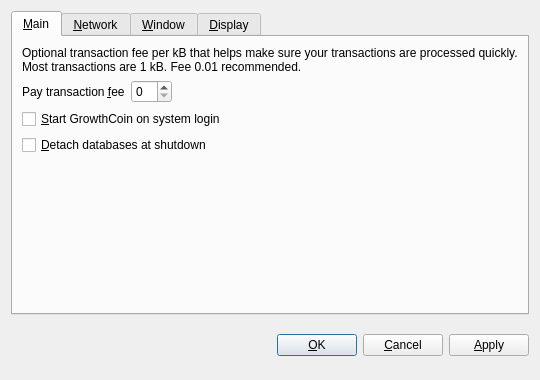
<?xml version="1.0" encoding="UTF-8"?>
<ui version="4.0">
 <class>OptionsDialog</class>
 <widget class="QDialog" name="OptionsDialog">
  <property name="geometry">
   <rect>
    <x>0</x>
    <y>0</y>
    <width>540</width>
    <height>380</height>
   </rect>
  </property>
  <property name="windowTitle">
   <string>Options</string>
  </property>
  <property name="modal">
   <bool>true</bool>
  </property>
  <layout class="QVBoxLayout" name="verticalLayout">
   <item>
    <widget class="QTabWidget" name="tabWidget">
     <property name="tabPosition">
      <enum>QTabWidget::North</enum>
     </property>
     <property name="currentIndex">
      <number>0</number>
     </property>
     <widget class="QWidget" name="tabMain">
      <attribute name="title">
       <string>&amp;Main</string>
      </attribute>
      <layout class="QVBoxLayout" name="verticalLayout_Main">
       <item>
        <widget class="QLabel" name="transactionFeeInfoLabel">
         <property name="text">
          <string>Optional transaction fee per kB that helps make sure your transactions are processed quickly. Most transactions are 1 kB. Fee 0.01 recommended.</string>
         </property>
         <property name="textFormat">
          <enum>Qt::PlainText</enum>
         </property>
         <property name="wordWrap">
          <bool>true</bool>
         </property>
        </widget>
       </item>
       <item>
        <layout class="QHBoxLayout" name="horizontalLayout_Main">
         <item>
          <widget class="QLabel" name="transactionFeeLabel">
           <property name="text">
            <string>Pay transaction &amp;fee</string>
           </property>
           <property name="textFormat">
            <enum>Qt::PlainText</enum>
           </property>
           <property name="buddy">
            <cstring>transactionFee</cstring>
           </property>
          </widget>
         </item>
         <item>
          <widget class="BitcoinAmountField" name="transactionFee"/>
         </item>
         <item>
          <spacer name="horizontalSpacer_Main">
           <property name="orientation">
            <enum>Qt::Horizontal</enum>
           </property>
           <property name="sizeHint" stdset="0">
            <size>
             <width>40</width>
             <height>20</height>
            </size>
           </property>
          </spacer>
         </item>
        </layout>
       </item>
       <item>
        <widget class="QCheckBox" name="bitcoinAtStartup">
         <property name="toolTip">
          <string>Automatically start GrowthCoin after logging in to the system.</string>
         </property>
         <property name="text">
          <string>&amp;Start GrowthCoin on system login</string>
         </property>
        </widget>
       </item>
       <item>
        <widget class="QCheckBox" name="detachDatabases">
         <property name="toolTip">
          <string>Detach block and address databases at shutdown. This means they can be moved to another data directory, but it slows down shutdown. The wallet is always detached.</string>
         </property>
         <property name="text">
          <string>&amp;Detach databases at shutdown</string>
         </property>
        </widget>
       </item>
       <item>
        <spacer name="verticalSpacer_Main">
         <property name="orientation">
          <enum>Qt::Vertical</enum>
         </property>
         <property name="sizeHint" stdset="0">
          <size>
           <width>20</width>
           <height>40</height>
          </size>
         </property>
        </spacer>
       </item>
      </layout>
     </widget>
     <widget class="QWidget" name="tabNetwork">
      <attribute name="title">
       <string>&amp;Network</string>
      </attribute>
      <layout class="QVBoxLayout" name="verticalLayout_Network">
       <item>
        <widget class="QCheckBox" name="mapPortUpnp">
         <property name="toolTip">
          <string>Automatically open the GrowthCoin client port on the router. This only works when your router supports UPnP and it is enabled.</string>
         </property>
         <property name="text">
          <string>Map port using &amp;UPnP</string>
         </property>
        </widget>
       </item>
       <item>
        <widget class="QCheckBox" name="connectSocks">
         <property name="toolTip">
          <string>Connect to the GrowthCoin network through a SOCKS proxy (e.g. when connecting through Tor).</string>
         </property>
         <property name="text">
          <string>&amp;Connect through SOCKS proxy:</string>
         </property>
        </widget>
       </item>
       <item>
        <layout class="QHBoxLayout" name="horizontalLayout_Network">
         <item>
          <widget class="QLabel" name="proxyIpLabel">
           <property name="text">
            <string>Proxy &amp;IP:</string>
           </property>
           <property name="textFormat">
            <enum>Qt::PlainText</enum>
           </property>
           <property name="buddy">
            <cstring>proxyIp</cstring>
           </property>
          </widget>
         </item>
         <item>
          <widget class="QValidatedLineEdit" name="proxyIp">
           <property name="maximumSize">
            <size>
             <width>140</width>
             <height>16777215</height>
            </size>
           </property>
           <property name="toolTip">
            <string>IP address of the proxy (e.g. 127.0.0.1)</string>
           </property>
          </widget>
         </item>
         <item>
          <widget class="QLabel" name="proxyPortLabel">
           <property name="text">
            <string>&amp;Port:</string>
           </property>
           <property name="textFormat">
            <enum>Qt::PlainText</enum>
           </property>
           <property name="buddy">
            <cstring>proxyPort</cstring>
           </property>
          </widget>
         </item>
         <item>
          <widget class="QLineEdit" name="proxyPort">
           <property name="maximumSize">
            <size>
             <width>55</width>
             <height>16777215</height>
            </size>
           </property>
           <property name="toolTip">
            <string>Port of the proxy (e.g. 9050)</string>
           </property>
          </widget>
         </item>
         <item>
          <widget class="QLabel" name="socksVersionLabel">
           <property name="text">
            <string>SOCKS &amp;Version:</string>
           </property>
           <property name="textFormat">
            <enum>Qt::PlainText</enum>
           </property>
           <property name="buddy">
            <cstring>socksVersion</cstring>
           </property>
          </widget>
         </item>
         <item>
          <widget class="QValueComboBox" name="socksVersion">
           <property name="toolTip">
            <string>SOCKS version of the proxy (e.g. 5)</string>
           </property>
          </widget>
         </item>
         <item>
          <spacer name="horizontalSpacer_Network">
           <property name="orientation">
            <enum>Qt::Horizontal</enum>
           </property>
           <property name="sizeHint" stdset="0">
            <size>
             <width>40</width>
             <height>20</height>
            </size>
           </property>
          </spacer>
         </item>
        </layout>
       </item>
       <item>
        <spacer name="verticalSpacer_Network">
         <property name="orientation">
          <enum>Qt::Vertical</enum>
         </property>
         <property name="sizeHint" stdset="0">
          <size>
           <width>20</width>
           <height>40</height>
          </size>
         </property>
        </spacer>
       </item>
      </layout>
     </widget>
     <widget class="QWidget" name="tabWindow">
      <attribute name="title">
       <string>&amp;Window</string>
      </attribute>
      <layout class="QVBoxLayout" name="verticalLayout_Window">
       <item>
        <widget class="QCheckBox" name="minimizeToTray">
         <property name="toolTip">
          <string>Show only a tray icon after minimizing the window.</string>
         </property>
         <property name="text">
          <string>&amp;Minimize to the tray instead of the taskbar</string>
         </property>
        </widget>
       </item>
       <item>
        <widget class="QCheckBox" name="minimizeOnClose">
         <property name="toolTip">
          <string>Minimize instead of exit the application when the window is closed. When this option is enabled, the application will be closed only after selecting Quit in the menu.</string>
         </property>
         <property name="text">
          <string>M&amp;inimize on close</string>
         </property>
        </widget>
       </item>
       <item>
        <spacer name="verticalSpacer_Window">
         <property name="orientation">
          <enum>Qt::Vertical</enum>
         </property>
         <property name="sizeHint" stdset="0">
          <size>
           <width>20</width>
           <height>40</height>
          </size>
         </property>
        </spacer>
       </item>
      </layout>
     </widget>
     <widget class="QWidget" name="tabDisplay">
      <attribute name="title">
       <string>&amp;Display</string>
      </attribute>
      <layout class="QVBoxLayout" name="verticalLayout_Display">
       <item>
        <layout class="QHBoxLayout" name="horizontalLayout_1_Display">
         <item>
          <widget class="QLabel" name="langLabel">
           <property name="text">
            <string>User Interface &amp;language:</string>
           </property>
           <property name="textFormat">
            <enum>Qt::PlainText</enum>
           </property>
           <property name="buddy">
            <cstring>lang</cstring>
           </property>
          </widget>
         </item>
         <item>
          <widget class="QValueComboBox" name="lang">
           <property name="toolTip">
            <string>The user interface language can be set here. This setting will take effect after restarting GrowthCoin.</string>
           </property>
          </widget>
         </item>
        </layout>
       </item>
       <item>
        <layout class="QHBoxLayout" name="horizontalLayout_2_Display">
         <item>
          <widget class="QLabel" name="unitLabel">
           <property name="text">
            <string>&amp;Unit to show amounts in:</string>
           </property>
           <property name="textFormat">
            <enum>Qt::PlainText</enum>
           </property>
           <property name="buddy">
            <cstring>unit</cstring>
           </property>
          </widget>
         </item>
         <item>
          <widget class="QValueComboBox" name="unit">
           <property name="toolTip">
            <string>Choose the default subdivision unit to show in the interface and when sending coins.</string>
           </property>
          </widget>
         </item>
        </layout>
       </item>
       <item>
        <widget class="QCheckBox" name="displayAddresses">
         <property name="toolTip">
          <string>Whether to show GrowthCoin addresses in the transaction list or not.</string>
         </property>
         <property name="text">
          <string>&amp;Display addresses in transaction list</string>
         </property>
        </widget>
       </item>
       <item>
        <spacer name="verticalSpacer_Display">
         <property name="orientation">
          <enum>Qt::Vertical</enum>
         </property>
         <property name="sizeHint" stdset="0">
          <size>
           <width>20</width>
           <height>40</height>
          </size>
         </property>
        </spacer>
       </item>
      </layout>
     </widget>
    </widget>
   </item>
   <item>
    <layout class="QHBoxLayout" name="horizontalLayout_Buttons">
     <item>
      <spacer name="horizontalSpacer_1">
       <property name="orientation">
        <enum>Qt::Horizontal</enum>
       </property>
       <property name="sizeHint" stdset="0">
        <size>
         <width>40</width>
         <height>48</height>
        </size>
       </property>
      </spacer>
     </item>
     <item>
      <widget class="QLabel" name="statusLabel">
       <property name="font">
        <font>
         <weight>75</weight>
         <bold>true</bold>
        </font>
       </property>
       <property name="text">
        <string/>
       </property>
       <property name="textFormat">
        <enum>Qt::PlainText</enum>
       </property>
       <property name="wordWrap">
        <bool>true</bool>
       </property>
      </widget>
     </item>
     <item>
      <spacer name="horizontalSpacer_2">
       <property name="orientation">
        <enum>Qt::Horizontal</enum>
       </property>
       <property name="sizeHint" stdset="0">
        <size>
         <width>40</width>
         <height>48</height>
        </size>
       </property>
      </spacer>
     </item>
     <item>
      <widget class="QPushButton" name="okButton">
       <property name="text">
        <string>&amp;OK</string>
       </property>
      </widget>
     </item>
     <item>
      <widget class="QPushButton" name="cancelButton">
       <property name="text">
        <string>&amp;Cancel</string>
       </property>
       <property name="autoDefault">
        <bool>false</bool>
       </property>
      </widget>
     </item>
     <item>
      <widget class="QPushButton" name="applyButton">
       <property name="text">
        <string>&amp;Apply</string>
       </property>
       <property name="autoDefault">
        <bool>false</bool>
       </property>
      </widget>
     </item>
    </layout>
   </item>
  </layout>
 </widget>
 <customwidgets>
  <customwidget>
   <class>BitcoinAmountField</class>
   <extends>QSpinBox</extends>
   <header>bitcoinamountfield.h</header>
  </customwidget>
  <customwidget>
   <class>QValueComboBox</class>
   <extends>QComboBox</extends>
   <header>qvaluecombobox.h</header>
  </customwidget>
  <customwidget>
   <class>QValidatedLineEdit</class>
   <extends>QLineEdit</extends>
   <header>qvalidatedlineedit.h</header>
  </customwidget>
 </customwidgets>
 <resources/>
 <connections/>
</ui>
